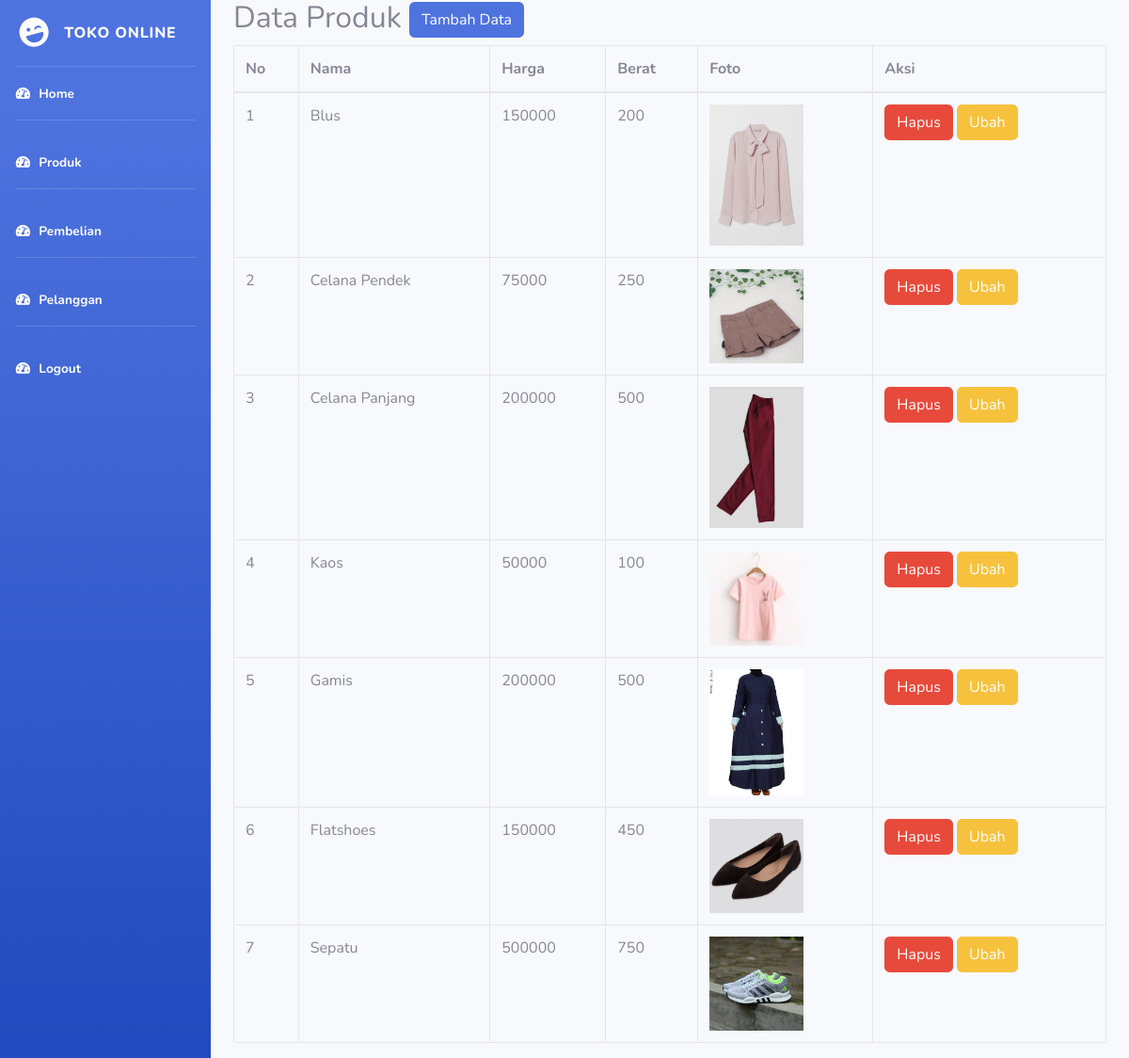
/Admin/index.php?halaman=produk (signed in), run on the app's committed database.
### tables this page shows
CREATE TABLE `produk` (
  `id_produk` int(11) NOT NULL,
  `nama_produk` varchar(100) NOT NULL,
  `harga_produk` int(11) NOT NULL,
  `berat_produk` int(11) NOT NULL,
  `foto_produk` varchar(100) NOT NULL,
  `deskripsi_produk` text NOT NULL,
  `stok_produk` int(5) NOT NULL
);

### Admin/produk.php (the view)
<h2> Data Produk
<a href="index.php?halaman=tambahproduk" class="btn btn-primary"> Tambah Data </a> <br>
</h2>
<table class="table table-bordered">
    <thead>
        <tr>
            <th> No </th>
            <th> Nama </th>
            <th> Harga </th>
            <th> Berat </th>
            <th> Foto </th>
            <th> Aksi </th>
        </tr>
    </thead>
    <tbody>
        <?php $no =1 ?>
        <?php $data = $koneksi->query("SELECT * FROM produk"); ?>
        <?php while($detail = $data->fetch_assoc()) {?>
        <tr>
            <td><?php echo $no; ?> </td>
            <td><?php echo $detail['nama_produk'];?></td>
            <td><?php echo $detail['harga_produk'];?></td>
            <td><?php echo $detail['berat_produk'];?> </td>
            <td>
                <img src="./foto_produk/<?php echo $detail['foto_produk']; ?>" width ="100">
            </td>
            <td>
                <a href="index.php?halaman=hapusproduk&id=<?php echo $detail['id_produk']; ?>" class="btn-danger btn"> Hapus </a>
                <a href="index.php?halaman=ubahproduk&id=<?php echo $detail['id_produk']; ?>" class="btn btn-warning"> Ubah </a>
            </td>
        </tr>
        <?php $no++; ?>
        <?php } ?>
    </tbody>
</table>

### data on the page
produk: nama_produk "Blus", harga_produk "150000", berat_produk "200", foto_produk (picture)
produk: nama_produk "Celana Pendek", harga_produk "75000", berat_produk "250", foto_produk (picture)
produk: nama_produk "Celana Panjang", harga_produk "200000", berat_produk "500", foto_produk (picture)
produk: nama_produk "Kaos", harga_produk "50000", berat_produk "100", foto_produk (picture)
produk: nama_produk "Gamis", harga_produk "200000", berat_produk "500", foto_produk (picture)
produk: nama_produk "Flatshoes", harga_produk "150000", berat_produk "450", foto_produk (picture)
produk: nama_produk "Sepatu", harga_produk "500000", berat_produk "750", foto_produk (picture)
